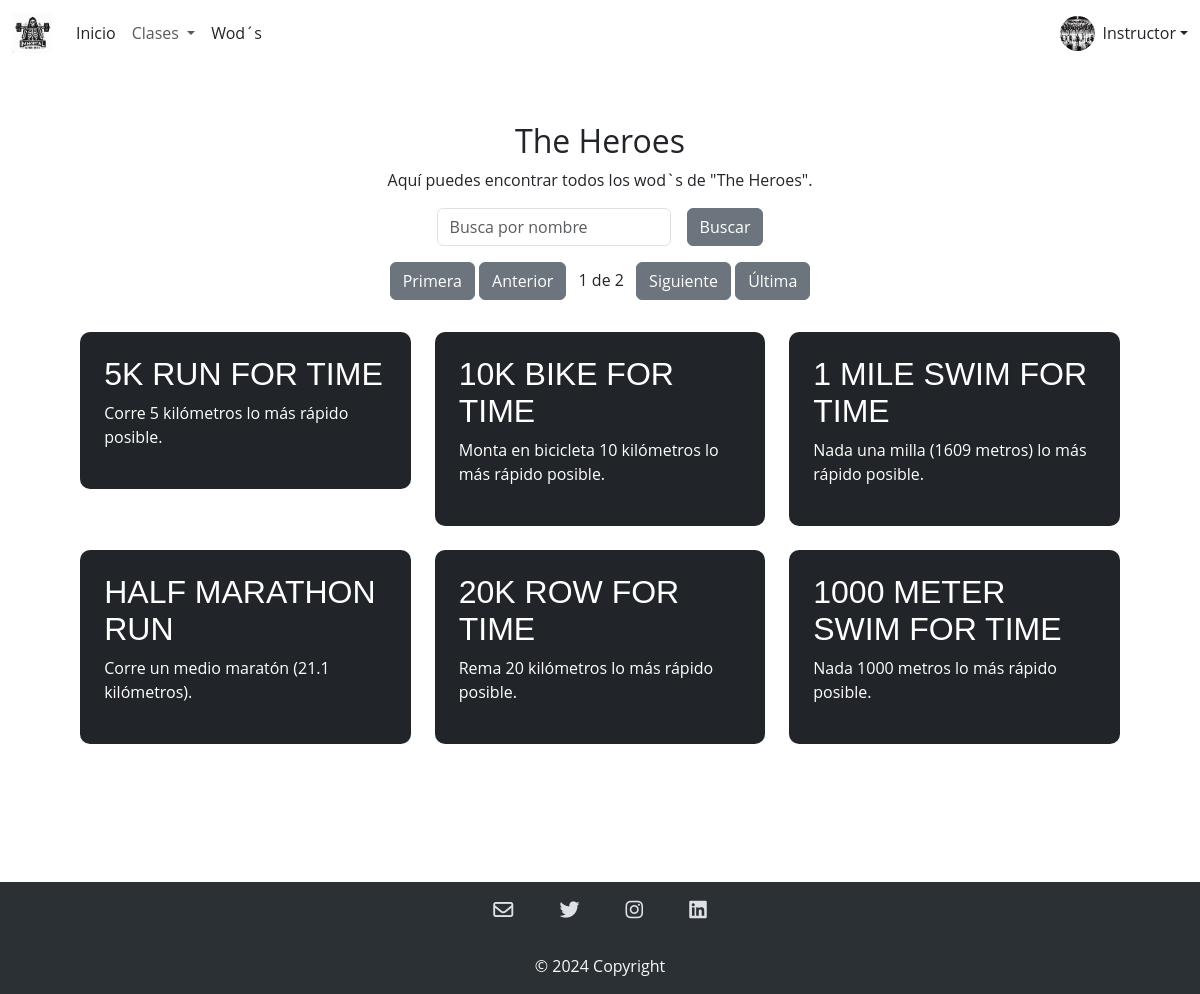
The app's page /instructor/distancias.php with its own data.
### tables this page shows
CREATE TABLE `wods` (
  `ID_Wods` int(11) NOT NULL,
  `Nombre` varchar(255) NOT NULL,
  `Descripcion` varchar(255) NOT NULL,
  `Tipo` enum('The Girls','The Heroes','Programas','Distancias','Desafios','Qualifiers') NOT NULL
);

### instructor/distancias.php (the view, shortened to what this page needs)
<?php
include '../CRUD/conexion.php';
include '../modulos/headerInstructor.php';
$resultados_por_pagina = 6;
$sql_total = "SELECT COUNT(*) as total FROM wods WHERE tipo = 'Distancias'";
$result_total = $conexion->query($sql_total);
$row_total = $result_total->fetch_assoc();
$total_resultados = $row_total['total'];
$total_paginas = ceil($total_resultados / $resultados_por_pagina);
$pagina_actual = isset($_GET['pagina']) ? $_GET['pagina'] : 1;
$inicio = ($pagina_actual - 1) * $resultados_por_pagina;
$sql_pagina = "SELECT * FROM wods WHERE tipo = 'Distancias' LIMIT $inicio, $resultados_por_pagina";
$result_pagina = $conexion->query($sql_pagina);
?>
<section class="general bg-white my-2">
    <div class="container mt-5">
        <h2 class="text-center">The Heroes</h2>
        <div class="text-center">
            <p>Aquí puedes encontrar todos los wod`s de "The Heroes".</p>
        </div>
        <div id="data-table-basic_filter" class="d-flex justify-content-center gap-3">
            <label class="text-center">
                <input type="search" class="form-control" id="inputBusqueda" placeholder="Busca por nombre" aria-controls="data-table-basic">
            </label>
            <button class="btn btn-secondary ml-3">Buscar</button>
        </div>
        <div id="pagination" class="text-center m-3 ">
            <?php if ($total_paginas > 1) : ?>
                <a href="?pagina=1" class="btn btn-secondary">Primera</a>
                <a href="?pagina=<?php echo $pagina_actual > 1 ? $pagina_actual - 1 : 1; ?>" class="btn btn-secondary">Anterior</a>
                <span class="mx-2"><?php echo $pagina_actual; ?> de <?php echo $total_paginas; ?></span>
                <a href="?pagina=<?php echo $pagina_actual < $total_paginas ? $pagina_actual + 1 : $total_paginas; ?>" class="btn btn-secondary">Siguiente</a>
                <a href="?pagina=<?php echo $total_paginas; ?>" class="btn btn-secondary">Última</a>
            <?php endif; ?>
        </div>
        <div class="row p-3" id="wodContainer">
            <?php
            if ($result_pagina->num_rows > 0) {
                while ($wod = $result_pagina->fetch_assoc()) {
            ?>
                    <div class="cuadro-wod col-md-6 col-lg-4 mb-4 cuadro-wod">
                        <div class="p-4 bg-dark">
                            <h4 class="titulo-wods"><?php echo $wod['Nombre']; ?></h4>
                            <p><?php echo $wod['Descripcion']; ?></p>
                        </div>
                    </div>
            <?php
                }
            } else {
                echo "No se encontraron wods.";
            }
            ?>
        </div>
    </div>
</section>
<?php
include '../modulos/footer.php';
?>

### css/style.css (style rules this page uses)
* { font-family: 'Open Sans', sans-serif; }
body { background-color: #ffffff; }
.row { display: flex; justify-content: center; }
.container { justify-content: center; align-content: center; }
.p-4 { border-radius: 10px; }
.titulo-wods { font-family: 'Noto Sans JP', sans-serif; text-transform: uppercase; font-size: 2rem; line-height: normal; }
.cuadro-wod { color:white; width: 32%; height: 20%; }
.general { min-height: 100vh; }

### records on screen
wods: Nombre "5K RUN FOR TIME", Descripcion "Corre 5 kilómetros lo más rápido posible."
wods: Nombre "10K BIKE FOR TIME", Descripcion "Monta en bicicleta 10 kilómetros lo más rápido posible."
wods: Nombre "1 MILE SWIM FOR TIME", Descripcion "Nada una milla (1609 metros) lo más rápido posible."
wods: Nombre "HALF MARATHON RUN", Descripcion "Corre un medio maratón (21.1 kilómetros)."
wods: Nombre "20K ROW FOR TIME", Descripcion "Rema 20 kilómetros lo más rápido posible."
wods: Nombre "1000 METER SWIM FOR TIME", Descripcion "Nada 1000 metros lo más rápido posible."

### other values on screen
$pagina_actual "1"
$total_paginas "2"
